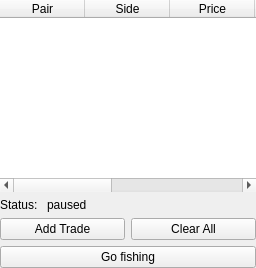
          <widget class="QWidget" name="fishingbot">
           <attribute name="title">
            <string>Fishing Bot</string>
           </attribute>
           <layout class="QVBoxLayout" name="verticalLayout_19">
            <property name="spacing">
             <number>-1</number>
            </property>
            <property name="leftMargin">
             <number>0</number>
            </property>
            <property name="topMargin">
             <number>0</number>
            </property>
            <property name="rightMargin">
             <number>0</number>
            </property>
            <property name="bottomMargin">
             <number>0</number>
            </property>
            <item>
             <widget class="FishingBot" name="fishbot_table">
              <property name="sizePolicy">
               <sizepolicy hsizetype="Minimum" vsizetype="Expanding">
                <horstretch>0</horstretch>
                <verstretch>0</verstretch>
               </sizepolicy>
              </property>
              <property name="focusPolicy">
               <enum>Qt::NoFocus</enum>
              </property>
              <property name="frameShape">
               <enum>QFrame::NoFrame</enum>
              </property>
              <property name="frameShadow">
               <enum>QFrame::Plain</enum>
              </property>
              <property name="lineWidth">
               <number>0</number>
              </property>
              <property name="editTriggers">
               <set>QAbstractItemView::NoEditTriggers</set>
              </property>
              <property name="alternatingRowColors">
               <bool>true</bool>
              </property>
              <property name="selectionMode">
               <enum>QAbstractItemView::NoSelection</enum>
              </property>
              <property name="showGrid">
               <bool>false</bool>
              </property>
              <property name="sortingEnabled">
               <bool>true</bool>
              </property>
              <attribute name="horizontalHeaderDefaultSectionSize">
               <number>85</number>
              </attribute>
              <attribute name="horizontalHeaderMinimumSectionSize">
               <number>25</number>
              </attribute>
              <attribute name="horizontalHeaderStretchLastSection">
               <bool>true</bool>
              </attribute>
              <attribute name="verticalHeaderVisible">
               <bool>false</bool>
              </attribute>
              <attribute name="verticalHeaderShowSortIndicator" stdset="0">
               <bool>true</bool>
              </attribute>
              <attribute name="verticalHeaderStretchLastSection">
               <bool>false</bool>
              </attribute>
              <column>
               <property name="text">
                <string>Pair</string>
               </property>
              </column>
              <column>
               <property name="text">
                <string>Side</string>
               </property>
              </column>
              <column>
               <property name="text">
                <string>Price</string>
               </property>
              </column>
              <column>
               <property name="text">
                <string>Amount</string>
               </property>
              </column>
              <column>
               <property name="text">
                <string>Remove</string>
               </property>
              </column>
              <column>
               <property name="text">
                <string>Price difference</string>
               </property>
              </column>
              <column>
               <property name="text">
                <string>% until execution</string>
               </property>
              </column>
             </widget>
            </item>
            <item>
             <layout class="QHBoxLayout" name="horizontalLayout_41">
              <item>
               <widget class="QLabel" name="label_55">
                <property name="sizePolicy">
                 <sizepolicy hsizetype="Maximum" vsizetype="Preferred">
                  <horstretch>0</horstretch>
                  <verstretch>0</verstretch>
                 </sizepolicy>
                </property>
                <property name="text">
                 <string>Status: </string>
                </property>
               </widget>
              </item>
              <item>
               <widget class="QLabel" name="fish_status">
                <property name="text">
                 <string>paused</string>
                </property>
               </widget>
              </item>
             </layout>
            </item>
            <item>
             <layout class="QHBoxLayout" name="horizontalLayout_7">
              <item>
               <widget class="QPushButton" name="fish_add_trade">
                <property name="text">
                 <string>Add Trade</string>
                </property>
               </widget>
              </item>
              <item>
               <widget class="QPushButton" name="fish_clear_all">
                <property name="text">
                 <string>Clear All</string>
                </property>
               </widget>
              </item>
             </layout>
            </item>
            <item>
             <widget class="QPushButton" name="go_fishing">
              <property name="text">
               <string>Go fishing</string>
              </property>
             </widget>
            </item>
           </layout>
          </widget>
